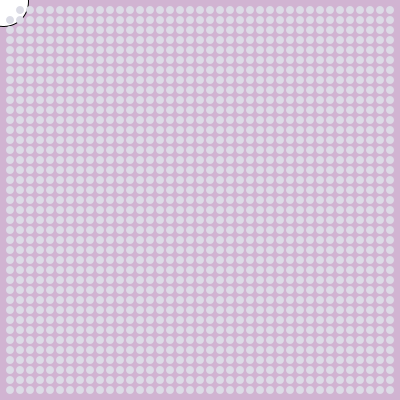
Frame 1 (no input)
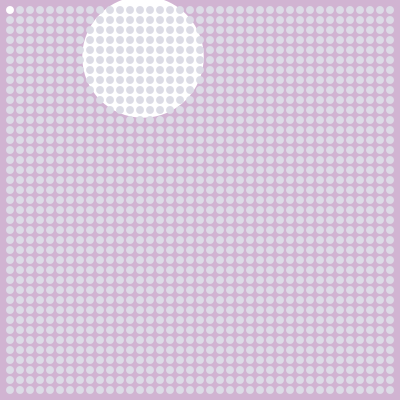
Frame 60 (the mouse pressed at the canvas centre just before this capture)
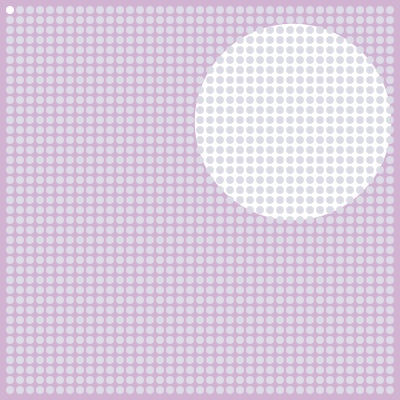
Frame 120 (the mouse held since frame 60 and released just before this capture)

The Processing sketch that drew these frames (run headless with seeded random() and noise(); from frame 60 on, the mouse is pressed at the canvas centre):

// Processing sketch: processing_14391
// ── processing_14391.pde

float a =0;
int speed = 3;

float b =0;
int hspeed = 1;

void setup() {
  size (400,400);
}

void draw() {
  background(209,180,210);
  smooth();
  a = a + speed;
  b = b + hspeed;
  fill(255);
  ellipse(a,b,(50+a/2),(50+a/2));{
  {
    
  if (a>300) {
    speed = -15;
  }
  
  if (a<35){
    speed = 10;
  }
  
  if (b>330) {
    hspeed = -16;
  }
  
  if (b<35){
    hspeed = 9;
  }
  }
 
 noStroke();
for(int y =10; y <= height-10; y += 10){
  for(int x =10; x <= width-10; x += 10){
   ellipse(x,y,8,8);
   fill(220,220,230);
   }
}
  }}
